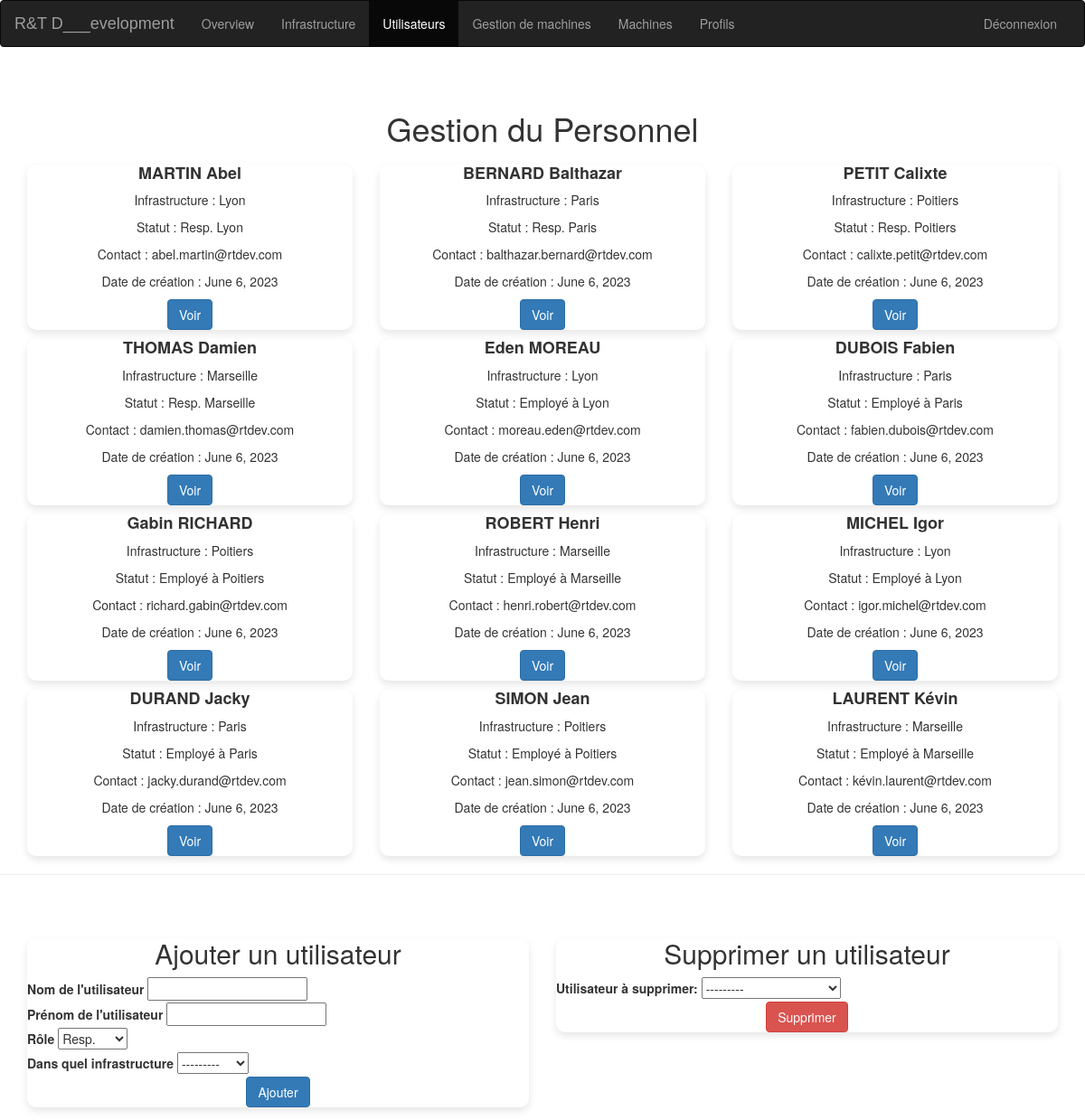
The page /computerApp/menu/gestion-user/ (signed in) on the database its author committed.
### computerApp/models.py (models this page shows, shortened)
class Personnel(models.Model):
    ROLES = (
        ('Resp.', 'Resp.Paris'),
        ('Resp.', 'Resp.Poitiers'),
        ('Resp.', 'Resp.Marseille'),
        ('Resp.', 'Resp.Lyon'),
        ('Employé', 'Employé'),
    )
    id = models.AutoField(primary_key=True, editable=False)
    nom = models.CharField(max_length=16, default="")
    prenom = models.CharField(max_length=16, default="")
    email = models.EmailField(editable=False, blank=True)
    role = models.CharField(max_length=100, choices=ROLES, default='Employé')
    infrastructure = models.ForeignKey(Infrastructure, on_delete=models.SET_NULL, null=True, blank=True, related_name='personnel')
    crea = models.DateField(default=timezone.now, editable=False)
    def __str__(self):
        return self.nom + " " + self.prenom

class Infrastructure(models.Model):
    nom = models.CharField(max_length=16)
    etat = models.BooleanField(default=False)
    maintenanceDate = models.DateField(default=timezone.now)
    crea = models.DateField(default=timezone.now, editable=False)
    description = models.TextField(default="/")
    utilisateur_mise_a_jour_infra = models.ForeignKey(User, on_delete=models.SET_NULL, null=True, blank=True, related_name='updates')
    date_mise_a_jour_infra = models.DateTimeField(auto_now=True)
    users = models.ManyToManyField(User, related_name='infrastructures')
    def __str__(self):
        return self.nom

### computerApp/views.py (the view)
# urls.py: path('menu/gestion-user/',views.user_gestion_form,name='gestion-user'),
@login_required
def user_gestion_form(request):
     users = Personnel.objects.all()
     if request.method == 'POST':
        form = AddUserForm(request.POST)
        delete_form = DeleteUserForm(request.POST)
        if form.is_valid():
            nom = form.cleaned_data['nom']
            prenom = form.cleaned_data['prenom']
            role = form.cleaned_data['role']
            infrastructure = form.cleaned_data['infrastructure']
            new_user = Personnel(
                nom=nom,
                prenom=prenom,
                role=role,
                infrastructure=infrastructure,
            )
            new_user.save()
            form = AddUserForm()
            request.session['user_crea'] = True
        elif delete_form.is_valid():
            user = delete_form.cleaned_data['user']
            user.delete()
            request.session['user_del'] = True
        return redirect('menu')
     else:
        form = AddUserForm()
        delete_form = DeleteUserForm()
     context = {
		'users': users,
        'form' : form,
        'delete_form': delete_form,
        'user_crea': request.session.get('user_crea', False),
        'user_del': request.session.get('user_del', False),
	}
     if request.user.groups.filter(name='full_access').exists():
        return render(request, 'computerApp/gerer/gestion_users.html',context)
     else:
        return render(request, 'computerApp/gerer/error.html', context)

### computerApp/forms.py
class AddUserForm(forms.Form):
   ROLES = (
      ('Resp.', 'Resp.'),
      ('Employé', 'Employé'),
     )
   nom = forms.CharField(required=True, label='Nom de l\'utilisateur')
   prenom = forms.CharField(required=True, label='Prénom de l\'utilisateur')
   role = forms.ChoiceField(choices=ROLES, required=False)
   infrastructure = forms.ModelChoiceField(queryset=Infrastructure.objects.all(), required=True, label='Dans quel infrastructure')

class DeleteUserForm(forms.Form):
    user = forms.ModelChoiceField(queryset=Personnel.objects.all(), label='Utilisateur à supprimer')

### computerApp/templates/computerApp/gerer/gestion_users.html (shortened to what this page needs)
{% extends "computerApp/menu.html"%}
{% block navbar%}
    <nav class="navbar navbar-inverse navbar-fixed-">
      <div class="container-fluid">
        <div class="navbar-header">
          <a class="navbar-brand" href="{% url 'menu' %}">R&T D___evelopment</a>
        </div>
        <div class="collapse navbar-collapse" id="myNavbar">
          <ul class="nav navbar-nav">
            <li><a href="{% url 'menu' %}">Overview</a></li>
            <li><a href="{% url 'gestion-infra' %}">Infrastructure</a></li>
            <li class="active"><a href="{% url 'gestion-user' %}">Utilisateurs</a></li>
            <li><a href="{% url 'gestion-machines' %}">Gestion de machines</a></li>
            <li><a href="{% url 'machines' %}">Machines</a></li>
            <li><a href="{% url 'profils' %}">Profils</a></li>
          </ul>
          <ul class="nav navbar-nav navbar-right">
            <li><a href="{% url 'logout' %}">Déconnexion</a></li>
        </ul>
        </div>
      </div>
    </nav>
{%endblock%}
{% block content %}
<div class="container">
  <h1 class="mt-5 text-center">Gestion du Personnel</h1>
  <div class="row">
    {% for user in users %}
    <div class="col-md-4">
      <div class="card mb-4">
        <div class="card-body">
          <h5 class="card-title">{{ user.nom }} {{user.prenom}}</h5>
          <p class="card-text">Infrastructure : {{ user.infrastructure }}</p>
          <p class="card-text">Statut : {% if user.role == 'Resp.' %} {{user.role}} {{user.infrastructure}}{% else %}{{user.role}} à {{user.infrastructure}}{% endif %}</p>
          <p class="card-text">Contact : {{ user.email }}</p>
          <p class="card-text">Date de création : {{ user.crea }}</p>
          <div class="text-center">
          <a href="#" class="btn btn-primary">Voir</a>
        </div>
        </div>
      </div>
    </div>
    {% endfor %}
  </div>
</div>
<hr>
<div class="container">
  <div class="row justify-content-center align-items-center vh-100">
    <div class="col-md-6">
      <div class="card p-4">
        <h2 class="mt-5 text-center">Ajouter un utilisateur</h2>
        <form method="post" class="my-4">
          <div class="mb-3">
            <label for="{{ form.nom.id_for_label }}" class="form-label">Nom de l'utilisateur</label>
            {{ form.nom }}
          </div>
          <div class="mb-3">
            <label for="{{ form.prenom.id_for_label }}" class="form-label">Prénom de l'utilisateur</label>
            {{ form.prenom }}
          </div>
          <div class="mb-3">
            <label for="{{ form.role.id_for_label }}" class="form-label">Rôle</label>
            {{ form.role }}
          </div>
          <div class="mb-3">
            <label for="{{ form.infrastructure.id_for_label }}" class="form-label">Dans quel infrastructure</label>
            {{ form.infrastructure }}
          </div>
          <div class="text-center">
            <button type="submit" class="btn btn-primary">Ajouter</button>
          </div>
        </form>
      </div>
    </div>
    <div class="col-md-6">
      <div class="card p-4">
        <h2 class="mt-5 text-center">Supprimer un utilisateur</h2>
        <form method="post" class="my-4">
          {{ delete_form.user.label_tag }}
          {{ delete_form.user }}
          <br>
          <div class="text-center">
            <button type="submit" class="btn btn-danger">Supprimer</button>
          </div>
        </form>
      </div>
{% endblock %}

### static/css/overview.css (style rules this page uses)
.navbar-brand { font-family: "LondonPolice", sans-serif !important; }
body { font-family: Arial, sans-serif; background-color: #f8f8f8; }
.container { padding-top: 30px; }
h1 { text-align: center; margin-bottom: 40px; }
h5 { text-align: center; }
.card-body p { text-align: center; }
.card { border-radius: 10px; box-shadow: 0 4px 8px rgba(0, 0, 0, 0.1); }
.card-title { font-size: 18px; font-weight: bold; margin-bottom: 10px; }
.card-text { font-size: 14px; }

### rows shown on the page
Personnel: nom "MARTIN", prenom "Abel", infrastructure "Lyon", role "Resp.", email "abel.martin@rtdev.com", crea "June 6, 2023"
Personnel: nom "BERNARD", prenom "Balthazar", infrastructure "Paris", role "Resp.", email "balthazar.bernard@rtdev.com", crea "June 6, 2023"
Personnel: nom "PETIT", prenom "Calixte", infrastructure "Poitiers", role "Resp.", email "calixte.petit@rtdev.com", crea "June 6, 2023"
Personnel: nom "THOMAS", prenom "Damien", infrastructure "Marseille", role "Resp.", email "damien.thomas@rtdev.com", crea "June 6, 2023"
Personnel: nom "Eden", prenom "MOREAU", infrastructure "Lyon", role "Employé", email "moreau.eden@rtdev.com", crea "June 6, 2023"
Personnel: nom "DUBOIS", prenom "Fabien", infrastructure "Paris", role "Employé", email "fabien.dubois@rtdev.com", crea "June 6, 2023"
Personnel: nom "Gabin", prenom "RICHARD", infrastructure "Poitiers", role "Employé", email "richard.gabin@rtdev.com", crea "June 6, 2023"
Personnel: nom "ROBERT", prenom "Henri", infrastructure "Marseille", role "Employé", email "henri.robert@rtdev.com", crea "June 6, 2023"
Personnel: nom "MICHEL", prenom "Igor", infrastructure "Lyon", role "Employé", email "igor.michel@rtdev.com", crea "June 6, 2023"
Personnel: nom "DURAND", prenom "Jacky", infrastructure "Paris", role "Employé", email "jacky.durand@rtdev.com", crea "June 6, 2023"
Personnel: nom "SIMON", prenom "Jean", infrastructure "Poitiers", role "Employé", email "jean.simon@rtdev.com", crea "June 6, 2023"
Personnel: nom "LAURENT", prenom "Kévin", infrastructure "Marseille", role "Employé", email "kévin.laurent@rtdev.com", crea "June 6, 2023"

### other values the page prints
{{ delete_form.user.label_tag }} "Utilisateur à supprimer:"
